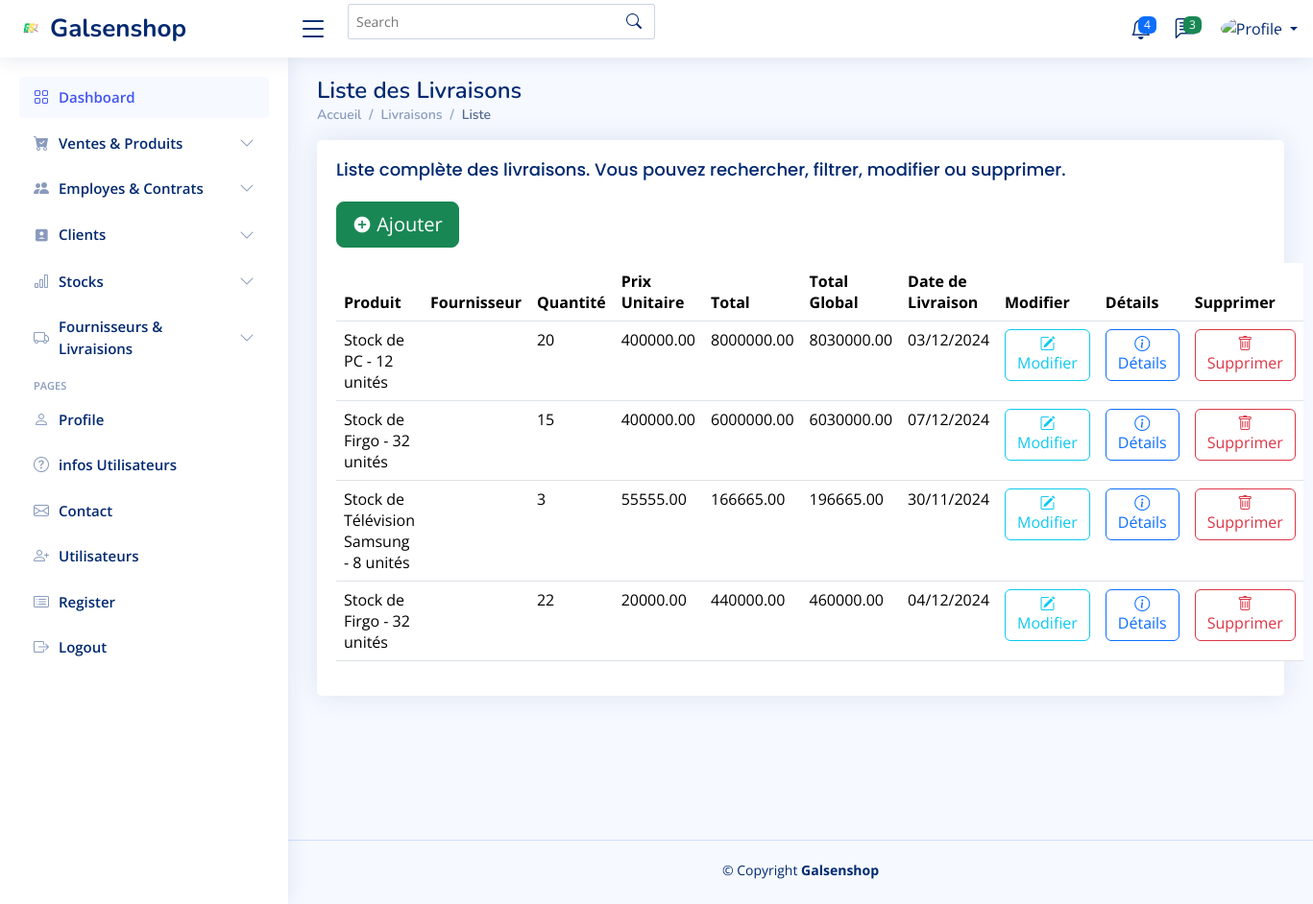
/livraison/, run on the app's committed database.
### application/models.py (models this page shows, shortened)
class Livraison(models.Model):
    produit = models.ForeignKey(CommandeApprovisionnement, on_delete=models.CASCADE, related_name='livraisons_produit')
    prix_unitaire = models.DecimalField(max_digits=10, decimal_places=2, verbose_name="Prix Unitaire")
    quantite_commande = models.PositiveIntegerField(verbose_name="Quantité Commandée")
    moyen_transport = models.CharField(max_length=100, verbose_name="Moyen de Transport")
    prix_transport = models.DecimalField(max_digits=10, decimal_places=2, verbose_name="Prix du Transport")
    date_livraison = models.DateField(verbose_name="Date de Livraison")
    total = models.DecimalField(max_digits=10, decimal_places=2, verbose_name="Total", default=0)
    total_global = models.DecimalField(max_digits=10, decimal_places=2, verbose_name="Total Global", default=0)
    difference_jours = models.IntegerField(verbose_name="Différence en jours", default=0)

class CommandeApprovisionnement(models.Model):
    produit = models.ForeignKey(Stock, related_name='commandes', on_delete=models.CASCADE)
    fournisseur = models.ForeignKey(Fournisseur, on_delete=models.CASCADE, related_name="commandes")
    date_commande = models.DateField(verbose_name="Date de Commande",null=False,  # Si vous souhaitez qu'il reste obligatoire
        blank=False,  # Empêche les champs vides dans les formulaires
        default=datetime.date.today  # Fournit une valeur par défaut (optionnel)
    )
    quantite = models.PositiveIntegerField()
    statut = models.CharField(max_length=50, choices=[('en_cours', 'En Cours'), ('livree', 'Livrée')], default='en_cours')
    commentaire = models.TextField(blank=True, null=True)

class Stock(models.Model):
    STATUT_CHOICES = [
        ('en_stock', 'En stock'),
        ('rupture', 'Rupture'),
        ('en_approvisionnement', 'En approvisionnement'),
        ('reserve', 'Réservé'),
    ]
    EMPLACEMENT_CHOICES = [
        ('entrepot_1', 'Entrepôt 1'),
        ('entrepot_2', 'Entrepôt 2'),
        ('magasin', 'Magasin'),
        ('reserve', 'Réserve'),
        ('autre', 'Autre'),
    ]
    produit = models.OneToOneField(Produit, on_delete=models.CASCADE, related_name='stock')
    emplacement = models.CharField(max_length=50, choices=EMPLACEMENT_CHOICES, default='entrepot_1')
    quantite = models.PositiveIntegerField(default=0)
    statut = models.CharField(max_length=20, choices=STATUT_CHOICES, default='en_stock')  # Statut du stock
    date_ajout = models.DateTimeField(auto_now_add=True)
    def __str__(self):
        return f"Stock de {self.produit.nom} - {self.quantite} unités"

class Produit(models.Model):
    nom = models.CharField(max_length=100)
    description = models.TextField(blank=True, null=True)
    prix = models.DecimalField(max_digits=10, decimal_places=2)
    categorie = models.ForeignKey('Categorie', on_delete=models.CASCADE, related_name='produits')
    actif = models.BooleanField(choices=[(True, 'Disponible'), (False, 'Indisponible')], default=False)
    image = models.ImageField(upload_to='produits/', blank=True, null=True)

### application/views.py (the view)
# urls.py: path('livraison/', views.liste_livraisons, name='liste_livraisons'),  # Liste des livraisons
def liste_livraisons(request):
    livraisons = Livraison.objects.all()
    return render(request, 'livraisons/liste_livraisons.html', {'livraisons': livraisons})

### templates/livraisons/liste_livraisons.html (shortened to what this page needs)
{% extends "base.html" %} {% load static %} {% block content %}
<main id="main" class="main">
  <div class="pagetitle">
    <h1>Liste des Livraisons</h1>
    <nav>
      <ol class="breadcrumb">
        <li class="breadcrumb-item"><a href="index.html">Accueil</a></li>
        <li class="breadcrumb-item">Livraisons</li>
        <li class="breadcrumb-item active">Liste</li>
      </ol>
    </nav>
  </div>
  <section class="section">
    <div class="row">
      <div class="col-lg-12">
        <div class="card">
          <div class="card-body">
            <h5 class="card-title">
              Liste complète des livraisons. Vous pouvez rechercher, filtrer,
              modifier ou supprimer.
            </h5>
            <p>
              <button
                type="button"
                class="btn btn-success btn-lg"
                onclick="window.location.href='{% url 'enregistrer_livraison' %}'"
              >
                <i class="ri-add-circle-fill"></i> Ajouter
              </button>
            </p>
            <table class="table datatable">
              <thead>
                <tr>
                  <th>Produit</th>
                  <th>Fournisseur</th>
                  <th>Quantité</th>
                  <th>Prix Unitaire</th>
                  <th>Total</th>
                  <th>Total Global</th>
                  <th>Date de Livraison</th>
                  <th>Modifier</th>
                  <th>Détails</th>
                  <th>Supprimer</th>
                </tr>
              </thead>
              <tbody>
                {% for livraison in livraisons %}
                <tr>
                  <td>{{ livraison.produit.produit }}</td>
                  <td>{{ livraison.fournisseur.nom }}</td>
                  <td>{{ livraison.quantite_commande }}</td>
                  <td>{{ livraison.prix_unitaire }}</td>
                  <td>{{ livraison.total }}</td>
                  <td>{{ livraison.total_global }}</td>
                  <td>{{ livraison.date_livraison|date:"d/m/Y" }}</td>
                  <td>
                    <a
                      class="btn btn-outline-info"
                      href="{% url 'modifier_livraison' livraison.id %}"
                    >
                      <i class="bi bi-pencil-square"></i> Modifier
                    </a>
                  </td>
                  <td>
                    <a
                      class="btn btn-outline-primary"
                      href="{% url 'details_livraison' livraison.id %}"
                    >
                      <i class="bi bi-info-circle"></i> Détails
                    </a>
                  </td>
                  <td>
                    <a
                      href="#"
                      class="btn btn-outline-danger"
                      data-bs-toggle="modal"
                      data-bs-target="#deleteModal{{ livraison.id }}"
                    >
                      <i class="bi bi-trash"></i> Supprimer
                    </a>
                  </td>
                </tr>
                {% endfor %}
              </tbody>
            </table>
          </div>
        </div>
      </div>
    </div>
  </section>
</main>
{% endblock %}

### static/assets/css/style.css (style rules this page uses)
:root { scroll-behavior: smooth; }
body { font-family: "Open Sans", sans-serif; background: #f6f9ff; color: #444444; }
a { color: #4154f1; text-decoration: none; }
h1, h2, h3, h4, h5, h6 { font-family: "Nunito", sans-serif; }
#main { margin-top: 60px; padding: 20px 30px; transition: all 0.3s; }
.pagetitle { margin-bottom: 10px; }
.pagetitle h1 { font-size: 24px; margin-bottom: 0; font-weight: 600; color: #012970; }
.card { margin-bottom: 30px; border: none; border-radius: 5px; box-shadow: 0px 0 30px rgba(1, 41, 112, 0.1); }
.card-title { padding: 20px 0 15px 0; font-size: 18px; font-weight: 500; color: #012970; font-family: "Poppins", sans-serif; }
.card-body { padding: 0 20px 20px 20px; }
.breadcrumb { font-size: 14px; font-family: "Nunito", sans-serif; color: #899bbd; font-weight: 600; }
.breadcrumb a { color: #899bbd; transition: 0.3s; }
.breadcrumb .breadcrumb-item::before { color: #899bbd; }
.breadcrumb .active { color: #51678f; font-weight: 600; }
@media (min-width: 1200px) { #main, #footer { margin-left: 300px; } }

### data on the page
Livraison: produit.produit "Stock de PC - 12 unités", quantite_commande "20", prix_unitaire "400000.00", total "8000000.00", total_global "8030000.00", date_livraison "03/12/2024"
Livraison: produit.produit "Stock de Firgo - 32 unités", quantite_commande "15", prix_unitaire "400000.00", total "6000000.00", total_global "6030000.00", date_livraison "07/12/2024"
Livraison: produit.produit "Stock de Télévision Samsung - 8 unités", quantite_commande "3", prix_unitaire "55555.00", total "166665.00", total_global "196665.00", date_livraison "30/11/2024"
Livraison: produit.produit "Stock de Firgo - 32 unités", quantite_commande "22", prix_unitaire "20000.00", total "440000.00", total_global "460000.00", date_livraison "04/12/2024"
